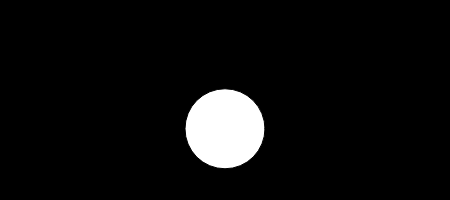
Frame 1 (no input)
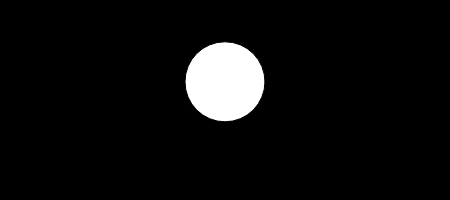
Frame 60 (no input)
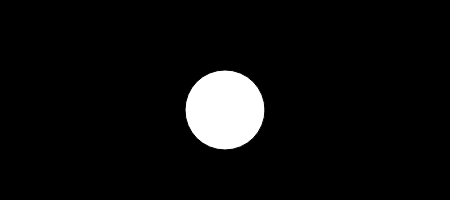
Frame 120 (the mouse pressed at the canvas centre since frame 60)

The p5.js sketch that drew these frames (run headless with seeded random() and noise() and a simulated clock; from frame 60 on, the mouse is pressed at the canvas centre):

// p5.js sketch
// ── sketch.js
/*
  Workshop: 
  "Learning Mathematics Through Programming 
  and Interactive Graphics with p5.js"
  by Juan Carlos Ponce Campuzano
  
  Meinjin Delta Brisbane, Australia, November 23-28, 2025
  Part III: Motion
*/

let angle = 0.0;
let amplitude = 100;
let offset = 100;
let vel = 0.05;

let diameter = 80;

function setup() {
  createCanvas(450, 200);
}

function draw() {
  background(0);
  let y = offset + sin(angle + 0.5) * (amplitude - diameter/2);
  circle(width/2, y, diameter);
  angle += vel;
}
